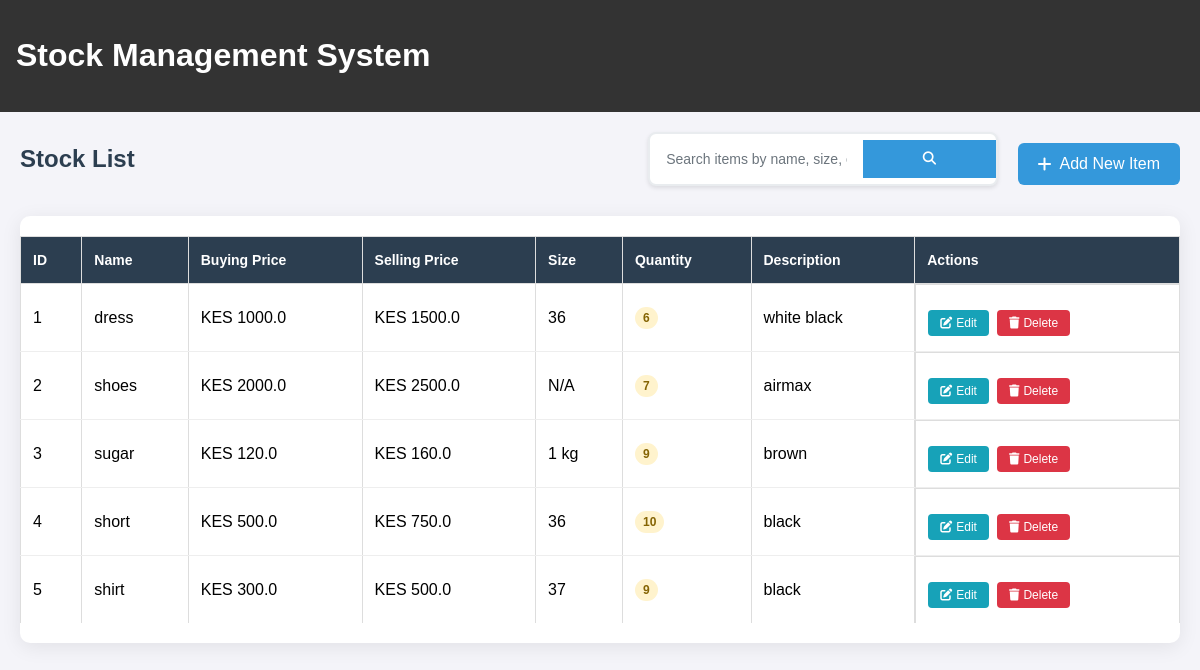
/admin/stock, run on an earlier commit of the app's database.
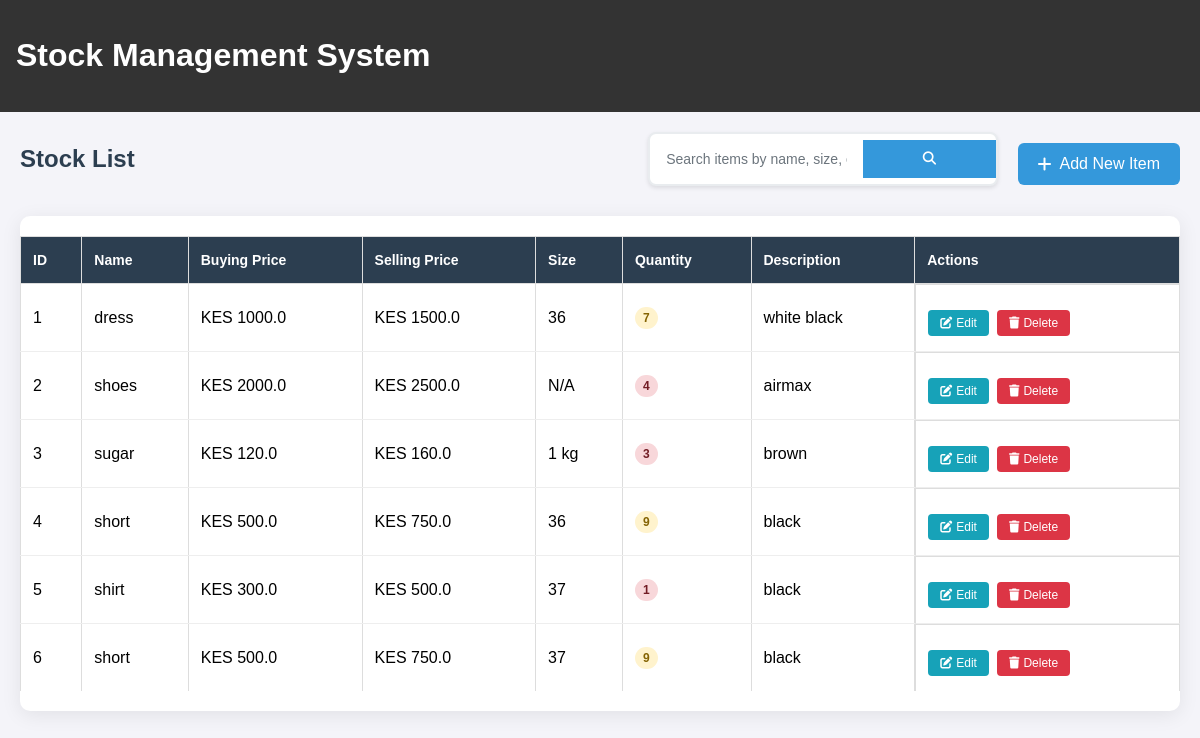
And on a later commit of the database.
### app.py (models this page shows)
class StockItem(db.Model):
    id = db.Column(db.Integer, primary_key=True)
    name = db.Column(db.String(100), nullable=False)
    buying_price = db.Column(db.Float, nullable=False)
    selling_price = db.Column(db.Float, nullable=False)
    size = db.Column(db.String(50))
    quantity = db.Column(db.Integer, nullable=False)
    description = db.Column(db.Text)
    sales = db.relationship('SaleItem', back_populates='stock_item')  # Added relationship

### app.py (the view)
@app.route('/admin/stock')
def stock_list():
    search_query = request.args.get('search', '').strip()
    if search_query:
        items = StockItem.query.filter(
            db.or_(
                StockItem.name.contains(search_query),
                StockItem.size.contains(search_query),
                StockItem.description.contains(search_query)
            )
        ).all()
    else:
        items = StockItem.query.all()
    return render_template('admin/stock_list.html', items=items, search_query=search_query)

### app.py (called while the page is built)
@app.before_request
def set_timezone():
    g.timezone = pytz.timezone('Africa/Nairobi')

### templates/admin/stock_list.html (shortened to what this page needs)
{% extends "base.html" %}
{% block content %}
<div class="stock-list">
    <div class="stock-header">
        <h2>Stock List</h2>
        <div class="header-actions">
            <div class="search-container">
                <form method="GET" action="{{ url_for('stock_list') }}" class="search-form">
                    <div class="search-input-group">
                        <input type="text"
                               name="search"
                               value="{{ search_query or '' }}"
                               placeholder="Search items by name, size, or description..."
                               class="search-input">
                        <button type="submit" class="search-btn">
                            <i class="fas fa-search"></i>
                        </button>
                    </div>
                </form>
            </div>
            <a href="{{ url_for('add_stock') }}" class="btn btn-primary">
                <i class="fas fa-plus"></i> Add New Item
            </a>
        </div>
    </div>
    <div class="table-container desktop-view">
        <table class="stock-table">
            <thead>
                <tr>
                    <th>ID</th>
                    <th>Name</th>
                    <th>Buying Price</th>
                    <th>Selling Price</th>
                    <th>Size</th>
                    <th>Quantity</th>
                    <th>Description</th>
                    <th>Actions</th>
                </tr>
            </thead>
            <tbody>
                {% for item in items %}
                <tr>
                    <td>{{ item.id }}</td>
                    <td>{{ item.name }}</td>
                    <td>KES {{ item.buying_price|round(2) }}</td>
                    <td>KES {{ item.selling_price|round(2) }}</td>
                    <td>{{ item.size or 'N/A' }}</td>
                    <td>
                        <span class="quantity-badge {% if item.quantity <= 5 %}low-stock{% elif item.quantity <= 10 %}medium-stock{% else %}good-stock{% endif %}">
                            {{ item.quantity }}
                        </span>
                    </td>
                    <td>{{ item.description or 'No description' }}</td>
                    <td class="actions">
                        <a href="{{ url_for('edit_stock', id=item.id) }}" class="btn btn-edit">
                            <i class="fas fa-edit"></i> Edit
                        </a>
                        <a href="{{ url_for('delete_stock', id=item.id) }}" class="btn btn-danger"
                           onclick="return confirm('Are you sure you want to delete {{ item.name }}?')">
                            <i class="fas fa-trash"></i> Delete
                        </a>
                    </td>
                </tr>
                {% endfor %}
            </tbody>
        </table>
    </div>
</div>
{% endblock %}

What changed in the data, as far as the page shows it:
changed StockItem "dress": quantity "6" → "7"
changed StockItem "shoes": quantity "7" → "4"
changed StockItem "sugar": quantity "9" → "3"
changed StockItem id 4: quantity "10" → "9"
changed StockItem "shirt": quantity "9" → "1"
added StockItem: id "6", name "short", buying_price "500.0", selling_price "750.0", size "37", quantity "9", description "black"
